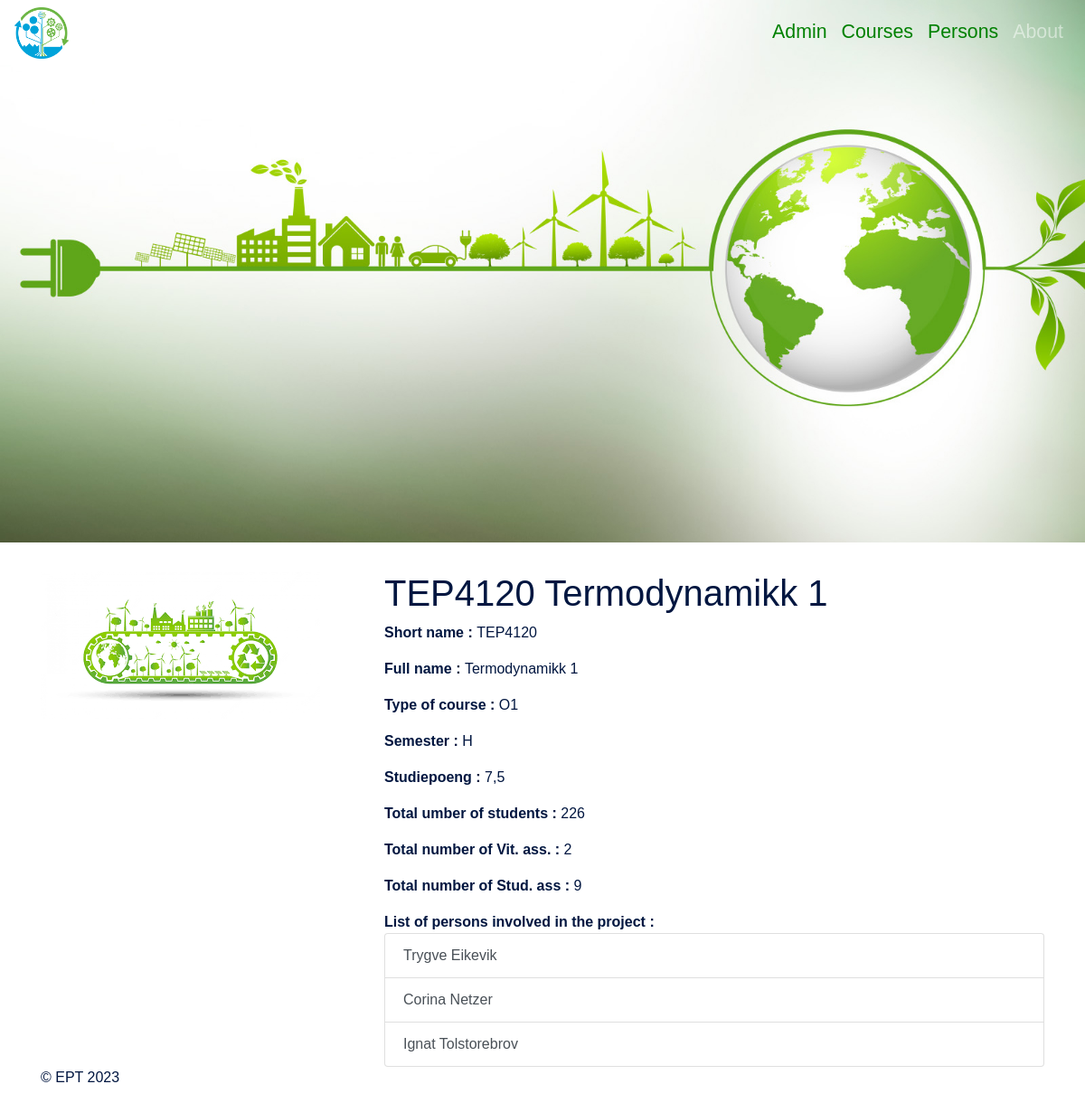
Page /course/3 on the earlier database version.
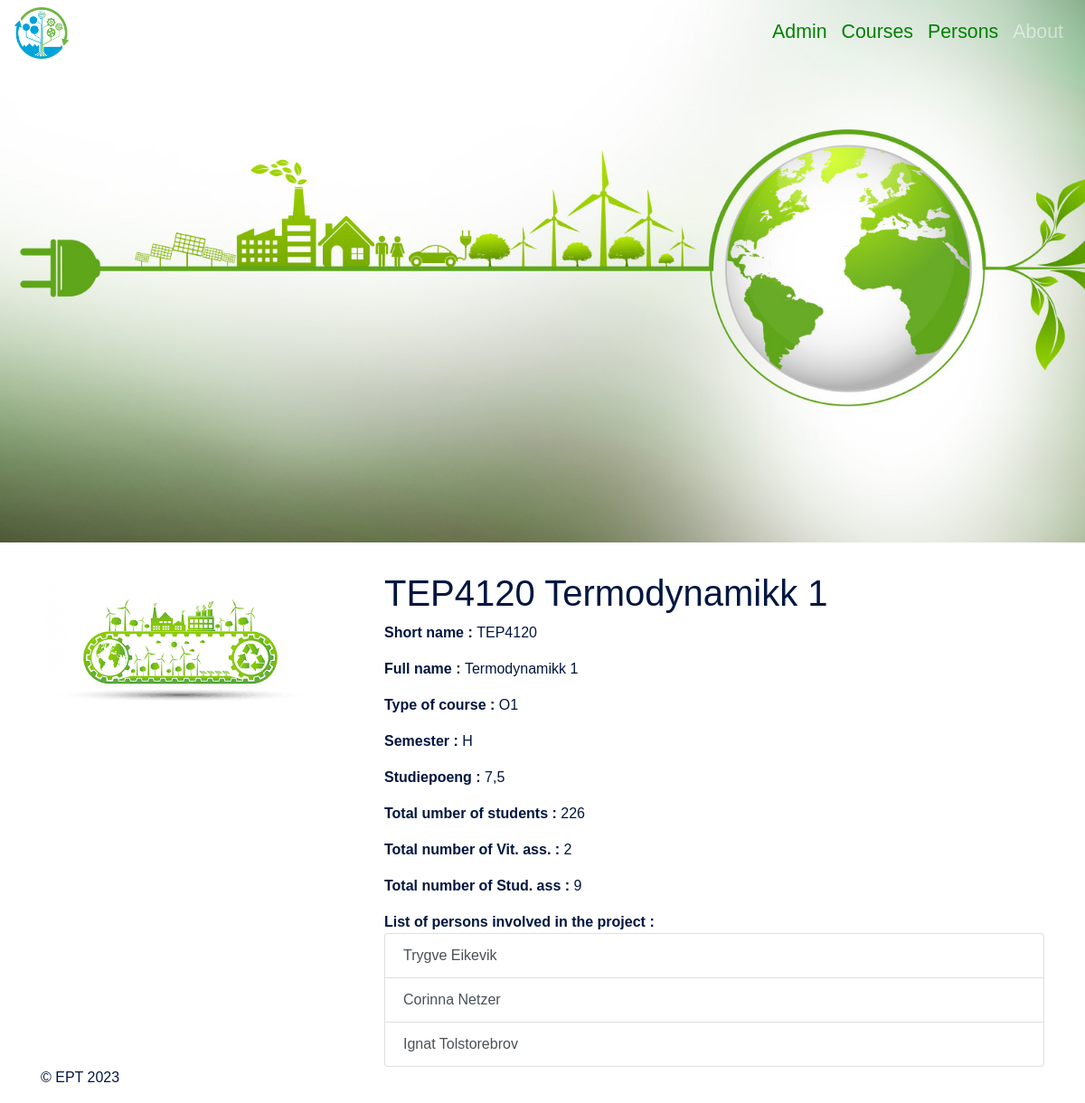
Same page on the later database version.
### app_teaching/models.py (models this page shows)
class Person(models.Model):
    first_name = models.CharField(
        unique=False,
        null=False,
        blank=False,
        max_length=50
    )
    middle_name = models.CharField(
        unique=False,
        null=True,
        blank=True,
        max_length=50
    )
    last_name = models.CharField(
        unique=False,
        null=False,
        blank=False,
        max_length=50
    )
    position = models.CharField (null = False,blank=False,choices = role_choices,
                            max_length=50)
    courses = models.ManyToManyField(
        Course,
        related_name='courses'
    )
    def __str__(self):
        return self.first_name + ' ' + self.last_name

### app_teaching/views.py (the view)
# urls.py: path('course/<str:pk>', views.CourseDetailView.as_view(), name = 'course_details'),
class CourseDetailView(generic.DetailView):
    template_name = 'course_details.html'
    model = models.Course
    context_object_name = 'course'

### app_teaching/models.py (called while the page is built)
    def __str__(self):
        return self.course_id + ' ' + self.name

### app_teaching/templates/course_details.html (shortened to what this page needs)
{% extends 'base.html' %}
{%block content%}
<h1>{{course}}</h1>
<p><b>Short name : </b>{{course.course_id}}</p>
<p><b>Full name : </b>{{course.name}}</p>
<p><b>Type of course : </b>{{course.type}}</p>
<p><b>Semester : </b>{{course.semester}}</p>
<p><b>Studiepoeng : </b>{{course.studiepoeng}}</p>
<p><b>Total umber of students : </b>{{course.nb_student}}</p>
<p><b>Total number of Vit. ass. : </b>{{course.nb_vit}}</p>
<p><b>Total number of Stud. ass : </b>{{course.nb_stud_ass}}</p>
<b>List of persons involved in the project : </b>
<ul class ="list-group">
    {%for person in course.courses.all%}
    <a class = "list-group-item list-group-item-action" href={%url 'person_details' person.id %}>{{person}}</a>
    {%endfor%}
</ul>
{%endblock content%}

Differences in the rows shown:
changed Person: first_name+last_name "Corina Netzer" → "Corinna Netzer"
